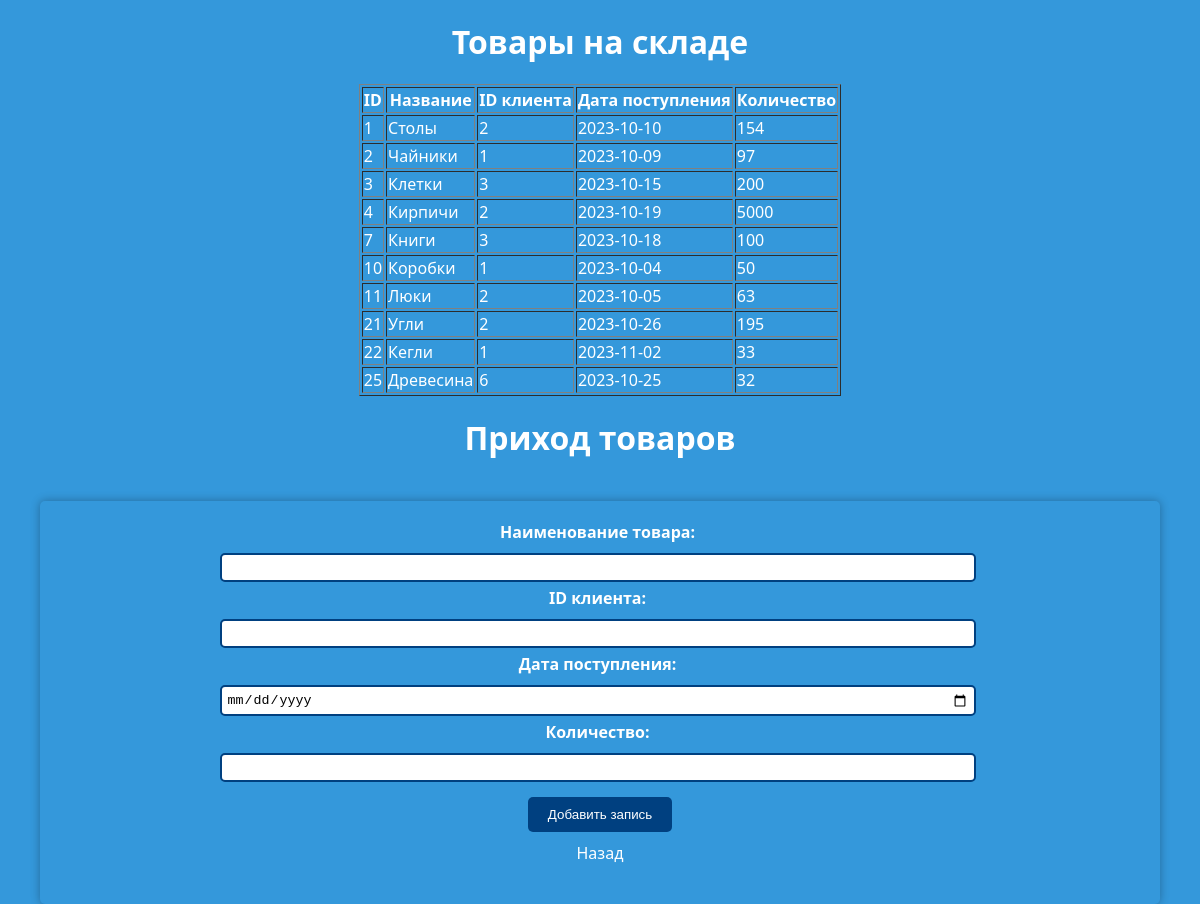
/scripts/wares.php (signed in), run on the app's committed database.
### tables this page shows
CREATE TABLE IF NOT EXISTS `warehouse` (
  `pid` bigint(20) unsigned NOT NULL AUTO_INCREMENT,
  `pname` varchar(50) NOT NULL,
  `cid` bigint(20) unsigned NOT NULL,
  `arrdate` date NOT NULL,
  `amt` int(11) NOT NULL,
  PRIMARY KEY (`pid`),
  UNIQUE KEY `pid` (`pid`),
  KEY `cid` (`cid`)
);

### scripts/wares.php (the view, shortened to what this page needs)
<?php
echo "<h1>Товары на складе</h1>";
$servername = "localhost";
$username = "root";
$password = "";
$dbname = "course";
$conn = new mysqli($servername, $username, $password, $dbname);
mysqli_set_charset($conn, "utf8");
$sql = "SELECT pid, pname, cid, arrdate, amt FROM warehouse";
$result = $conn->query($sql);
if ($result->num_rows > 0) {
    echo "<table border=1><tr><th>ID</th><th>Название</th><th>ID клиента</th><th>Дата поступления</th><th>Количество</th></tr>";
    while ($row = $result->fetch_assoc()) {
        echo "<tr><td>" . $row["pid"] . "</td><td>" . $row["pname"] . "</td><td>" . $row["cid"] . "</td><td>" . $row["arrdate"] . "</td><td>" . $row["amt"] . "</td></tr>";
    }
    echo "</table>";
} else {
    echo "0 результатов";
}
?>
<head>
</head>
<h1>Приход товаров</h1>
<form action="addwares.php" method="post">
    <label for="pname">Наименование товара:</label>
    <input type="text" name="pname" id="pname" required><br>
    <label for="cid">ID клиента:</label>
    <input type="text" name="cid" id="cid" required><br>
    <label for="arrdate">Дата поступления:</label>
    <input type="date" name="arrdate" id="arrdate" required><br>
    <label for="amt">Количество:</label>
    <input type="number" name="amt" id="amt" required><br>
    <input type="submit" value="Добавить запись">
    <br><a href="http://localhost/course/users/accountant.php">Назад</a>
</form>

### scripts/wares.php (style rules this page uses)
h1 { color: #fff; text-align: center; margin-top: 20px; }
form { width: 90%; margin: 0 auto; background-color: #3498db; padding: 20px; border-radius: 5px; box-shadow: 0 0 10px rgba(0, 0, 0, 0.3); margin-top: 20px; text-align: center; }
label { margin-right: 5px; display: block; margin-bottom: 10px; font-weight: bold; text-align: center; }
input[type="text"], input[type="password"], input[type="date"], input[type="number"] { padding: 5px; border: 2px solid #004080; border-radius: 5px; margin-bottom: 5px; margin-right: 5px; width: 70%; box-sizing: border-box; }
input[type="submit"] { background-color: #004080; color: white; padding: 10px 20px; border: none; border-radius: 5px; cursor: pointer; margin-top: 10px; }
a { display: block; text-align: center; margin-top: 10px; color: #fff; text-decoration: none; margin-bottom: 20px; }

### data on the page
warehouse: pid "1", pname "Столы", cid "2", arrdate "2023-10-10", amt "154"
warehouse: pid "2", pname "Чайники", cid "1", arrdate "2023-10-09", amt "97"
warehouse: pid "3", pname "Клетки", cid "3", arrdate "2023-10-15", amt "200"
warehouse: pid "4", pname "Кирпичи", cid "2", arrdate "2023-10-19", amt "5000"
warehouse: pid "7", pname "Книги", cid "3", arrdate "2023-10-18", amt "100"
warehouse: pid "10", pname "Коробки", cid "1", arrdate "2023-10-04", amt "50"
warehouse: pid "11", pname "Люки", cid "2", arrdate "2023-10-05", amt "63"
warehouse: pid "21", pname "Угли", cid "2", arrdate "2023-10-26", amt "195"
warehouse: pid "22", pname "Кегли", cid "1", arrdate "2023-11-02", amt "33"
warehouse: pid "25", pname "Древесина", cid "6", arrdate "2023-10-25", amt "32"
